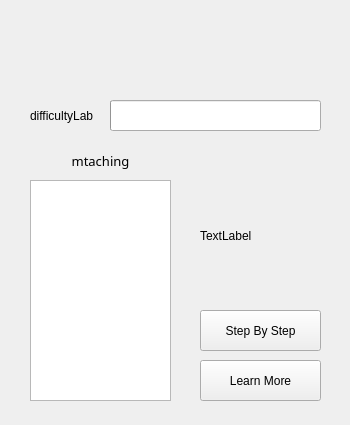
<?xml version="1.0" encoding="UTF-8"?>
<ui version="4.0">
 <class>RecipeButton</class>
 <widget class="QWidget" name="RecipeButton">
  <property name="geometry">
   <rect>
    <x>0</x>
    <y>0</y>
    <width>350</width>
    <height>425</height>
   </rect>
  </property>
  <property name="mouseTracking">
   <bool>true</bool>
  </property>
  <property name="windowTitle">
   <string>Form</string>
  </property>
  <widget class="QLabel" name="recipeName">
   <property name="geometry">
    <rect>
     <x>30</x>
     <y>40</y>
     <width>291</width>
     <height>41</height>
    </rect>
   </property>
   <property name="font">
    <font>
     <family>Segoe Print</family>
     <pointsize>36</pointsize>
     <underline>true</underline>
    </font>
   </property>
   <property name="autoFillBackground">
    <bool>true</bool>
   </property>
   <property name="text">
    <string/>
   </property>
   <property name="alignment">
    <set>Qt::AlignCenter</set>
   </property>
  </widget>
  <widget class="QProgressBar" name="recipeDifficulty">
   <property name="geometry">
    <rect>
     <x>110</x>
     <y>100</y>
     <width>211</width>
     <height>31</height>
    </rect>
   </property>
   <property name="minimum">
    <number>0</number>
   </property>
   <property name="maximum">
    <number>5</number>
   </property>
   <property name="textVisible">
    <bool>false</bool>
   </property>
   <property name="format">
    <string>%v/%m</string>
   </property>
  </widget>
  <widget class="QPushButton" name="aboutBtn">
   <property name="geometry">
    <rect>
     <x>200</x>
     <y>360</y>
     <width>121</width>
     <height>41</height>
    </rect>
   </property>
   <property name="mouseTracking">
    <bool>true</bool>
   </property>
   <property name="text">
    <string>Learn More</string>
   </property>
   <property name="flat">
    <bool>false</bool>
   </property>
  </widget>
  <widget class="QLabel" name="difficultyLab">
   <property name="geometry">
    <rect>
     <x>30</x>
     <y>100</y>
     <width>71</width>
     <height>31</height>
    </rect>
   </property>
   <property name="text">
    <string>difficultyLab</string>
   </property>
  </widget>
  <widget class="QListWidget" name="matchingList">
   <property name="geometry">
    <rect>
     <x>30</x>
     <y>180</y>
     <width>141</width>
     <height>221</height>
    </rect>
   </property>
   <property name="selectionMode">
    <enum>QAbstractItemView::NoSelection</enum>
   </property>
   <property name="selectionRectVisible">
    <bool>true</bool>
   </property>
  </widget>
  <widget class="QLabel" name="matchingLab">
   <property name="geometry">
    <rect>
     <x>30</x>
     <y>150</y>
     <width>141</width>
     <height>21</height>
    </rect>
   </property>
   <property name="font">
    <font>
     <family>Segoe Fluent Icons</family>
     <pointsize>10</pointsize>
    </font>
   </property>
   <property name="text">
    <string>mtaching</string>
   </property>
   <property name="alignment">
    <set>Qt::AlignCenter</set>
   </property>
  </widget>
  <widget class="QPushButton" name="stepsBtn">
   <property name="geometry">
    <rect>
     <x>200</x>
     <y>310</y>
     <width>121</width>
     <height>41</height>
    </rect>
   </property>
   <property name="text">
    <string>Step By Step</string>
   </property>
  </widget>
  <widget class="QLabel" name="imageLab">
   <property name="geometry">
    <rect>
     <x>200</x>
     <y>180</y>
     <width>111</width>
     <height>111</height>
    </rect>
   </property>
   <property name="text">
    <string>TextLabel</string>
   </property>
  </widget>
 </widget>
 <resources/>
 <connections/>
</ui>
